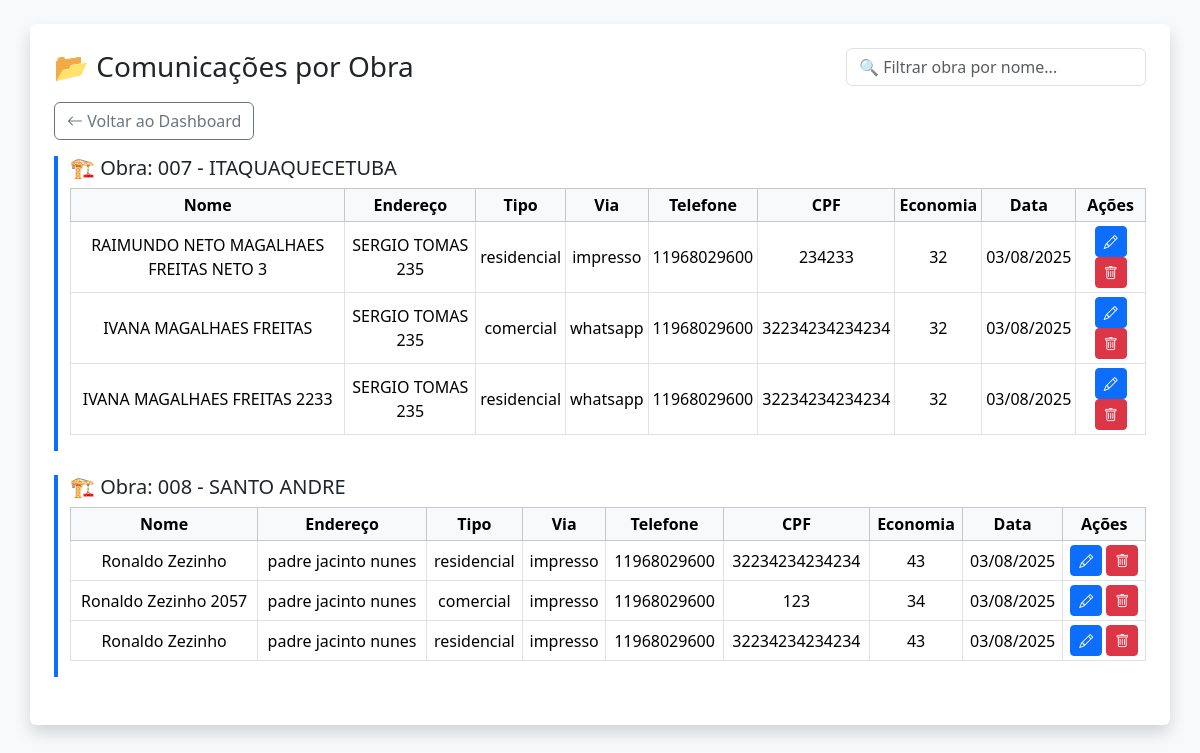
The app's page /comunicacoes (signed in), older data.
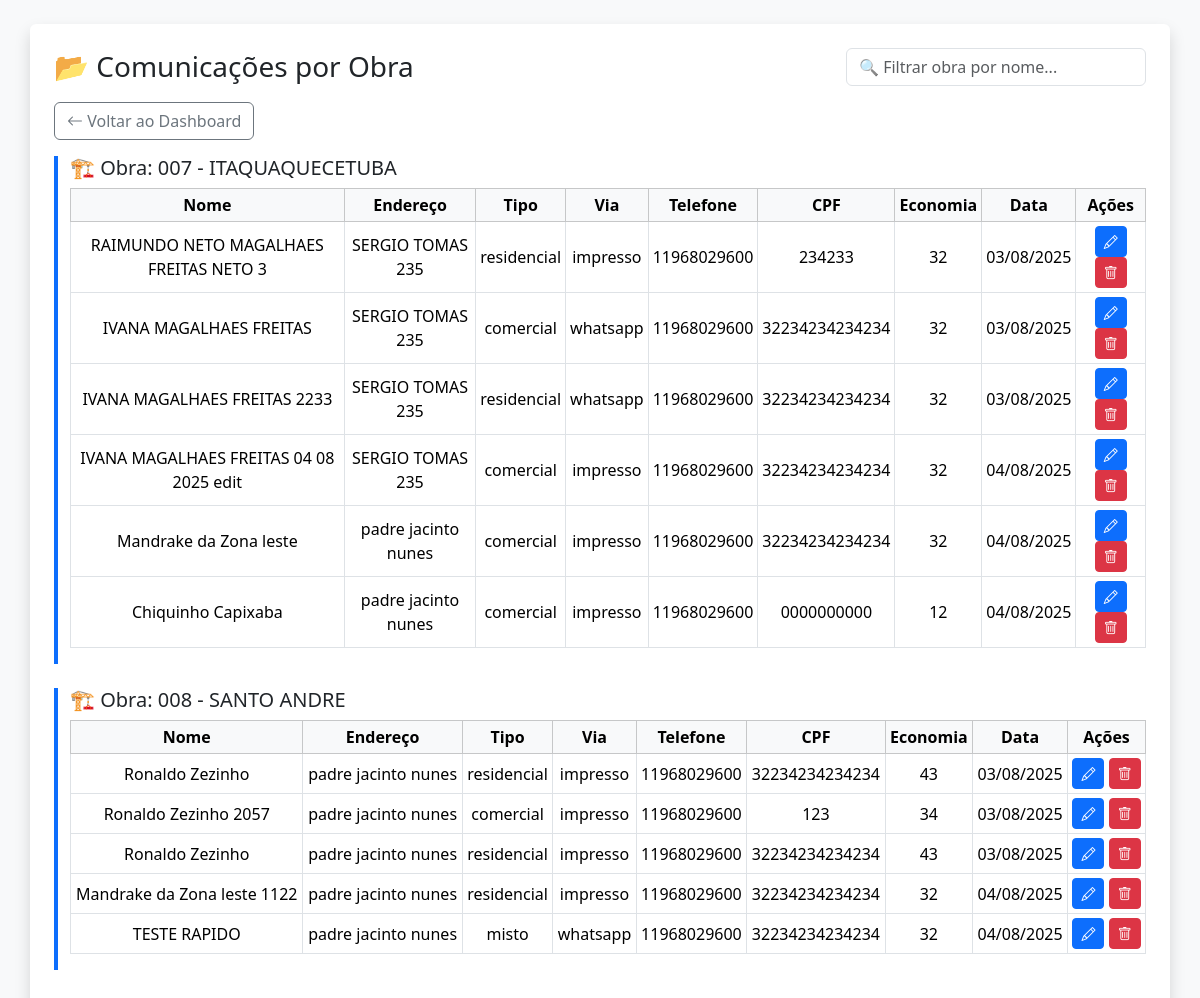
The same page, newer data.
### app/models.py (models this page shows)
class Obra(db.Model):
    id = db.Column(db.Integer, primary_key=True)
    nome = db.Column(db.String(100), nullable=False)
    descricao = db.Column(db.Text)
    endereco = db.Column(db.String(255))
    responsavel = db.Column(db.String(100))
    data_inicio = db.Column(db.Date)
    data_fim = db.Column(db.Date)
    criado_em = db.Column(db.DateTime, default=datetime.utcnow)

class ComunicacaoObra(db.Model):
    __tablename__ = 'comunicacao_obra'
    id = db.Column(db.Integer, primary_key=True)
    nome = db.Column(db.String(100), nullable=False)
    cpf = db.Column(db.String(20))
    endereco = db.Column(db.String(255))
    telefone = db.Column(db.String(50))
    bairro = db.Column(db.String(100))
    numero = db.Column(db.String(20))
    comunicado = db.Column(db.String(20))
    economia = db.Column(db.String(50))
    assinatura = db.Column(db.String(100))
    tipo_imovel = db.Column(db.String(200))
    data_envio = db.Column(db.DateTime, default=datetime.utcnow)
    obra_id = db.Column(db.Integer, db.ForeignKey('obra.id', name='fk_comunicacao_obra'))
    obra = db.relationship("Obra", backref="comunicacoes")
    usuario_id = db.Column(db.Integer, db.ForeignKey('user.id', name='fk_usuario_comunicacao'))
    usuario = db.relationship("User", backref="comunicacoes")  # ✅ AQUI
    vistorias = db.relationship("VistoriaImovel", back_populates="comunicacao", cascade="all, delete-orphan")

### app/obras/routes.py (the view)
@obras_bp.route('/comunicacoes', methods=['GET'])
def listar_comunicacoes():
    if 'user_id' not in session:
        return redirect(url_for('auth.login'))
    user = User.query.get(session['user_id'])
    obras = Obra.query.order_by(Obra.nome).all() if user.cargo == 'admin' else Obra.query.filter_by(id=user.obra_id).all()
    return render_template('comunicacoes/comunicacoes_dashboard.html', obras=obras)

### templates/comunicacoes/comunicacoes_dashboard.html (shortened to what this page needs)
<!DOCTYPE html>
<html lang="pt-BR">
  <head>
    <link
      href="https://cdn.jsdelivr.net/npm/bootstrap@5.3.3/dist/css/bootstrap.min.css"
      rel="stylesheet"
    />
    <link
      href="https://cdn.jsdelivr.net/npm/bootstrap-icons@1.10.5/font/bootstrap-icons.css"
      rel="stylesheet"
    />
  </head>
  <body class="bg-light p-3 p-md-4">
    <div class="container bg-white p-4 rounded shadow">
      <div
        class="d-flex flex-column flex-md-row justify-content-between align-items-start align-items-md-center mb-3 gap-2"
      >
        <h3 class="text-center text-md-start mb-0">📂 Comunicações por Obra</h3>
        {% if session.cargo == 'admin' %}
        <input
          type="text"
          class="form-control w-100 w-md-auto"
          id="filtroObra"
          placeholder="🔍 Filtrar obra por nome..."
          style="max-width: 300px"
        />
        {% endif %}
      </div>
      <div class="mb-3">
            <a href="{{ url_for('auth.dashboard') }}" class="btn btn-outline-secondary">
          <i class="bi bi-arrow-left"></i> Voltar ao Dashboard
        </a>
      </div>
      {% for obra in obras %}
      <div class="obra-bloco mb-4" data-obra="{{ obra.nome | lower }}">
        <h5 class="mt-3">🏗️ Obra: {{ obra.nome }}</h5>
        {% if obra.comunicacoes %}
        <div class="table-responsive">
          <table class="table table-bordered table-sm align-middle text-center">
            <thead class="table-light">
              <tr>
                <th>Nome</th>
                <th>Endereço</th>
                <th>Tipo</th>
                <th>Via</th>
                <th>Telefone</th>
                <th>CPF</th>
                <th>Economia</th>
                <th>Data</th>
                {% if session.cargo == 'admin' %}
                <th>Ações</th>
                {% endif %}
              </tr>
            </thead>
            <tbody>
              {% for r in obra.comunicacoes %}
              <tr>
                <td>{{ r.nome }}</td>
                <td>{{ r.endereco }}</td>
                <td>{{ r.tipo_imovel }}</td>
                <td>{{ r.comunicado }}</td>
                <td>{{ r.telefone }}</td>
                <td>{{ r.cpf }}</td>
                <td>{{ r.economia }}</td>
                <td>{{ r.data_envio.strftime('%d/%m/%Y') }}</td>
                {% if session.cargo == 'admin' %}
                <td>
                  <a
                    href="{{ url_for('obras.editar_comunicacao', id=r.id) }}"
                    class="btn btn-sm btn-primary"
                  >
                    <i class="bi bi-pencil"></i>
                  </a>
                  <form
                    method="POST"
                    action="{{ url_for('obras.excluir_comunicacao', id=r.id) }}"
                    class="d-inline"
                    onsubmit="return confirm('Confirmar exclusão?')"
                  >
                    <button class="btn btn-sm btn-danger">
                      <i class="bi bi-trash"></i>
                    </button>
                  </form>
                </td>
                {% endif %}
              </tr>
              {% endfor %}
            </tbody>
          </table>
        </div>
        {% else %}
        <p class="text-muted">Nenhuma comunicação cadastrada para esta obra.</p>
        {% endif %}
      </div>
      {% endfor %}
    </div>
  </body>
</html>

### templates/comunicacoes/comunicacoes_dashboard.html (style rules this page uses)
.obra-bloco { border-left: 4px solid #0d6efd; padding-left: 12px; }

Row changes from the older to the newer data that the page shows:
added ComunicacaoObra: nome "IVANA MAGALHAES FREITAS 04 08 2025 edit", endereco "SERGIO TOMAS 235", tipo_imovel "comercial", comunicado "impresso", telefone "11968029600", cpf "32234234234234", economia "32", data_envio "04/08/2025", shown under Obra "007 - ITAQUAQUECETUBA"
added ComunicacaoObra: nome "Mandrake da Zona leste", endereco "padre jacinto nunes", tipo_imovel "comercial", comunicado "impresso", telefone "11968029600", cpf "32234234234234", economia "32", data_envio "04/08/2025", shown under Obra "007 - ITAQUAQUECETUBA"
added ComunicacaoObra: nome "Chiquinho Capixaba", endereco "padre jacinto nunes", tipo_imovel "comercial", comunicado "impresso", telefone "11968029600", cpf "0000000000", economia "12", data_envio "04/08/2025", shown under Obra "007 - ITAQUAQUECETUBA"
added ComunicacaoObra: nome "Mandrake da Zona leste 1122", endereco "padre jacinto nunes", tipo_imovel "residencial", comunicado "impresso", telefone "11968029600", cpf "32234234234234", economia "32", data_envio "04/08/2025", shown under Obra "008 - SANTO ANDRE"
added ComunicacaoObra: nome "TESTE RAPIDO", endereco "padre jacinto nunes", tipo_imovel "misto", comunicado "whatsapp", telefone "11968029600", cpf "32234234234234", economia "32", data_envio "04/08/2025", shown under Obra "008 - SANTO ANDRE"
